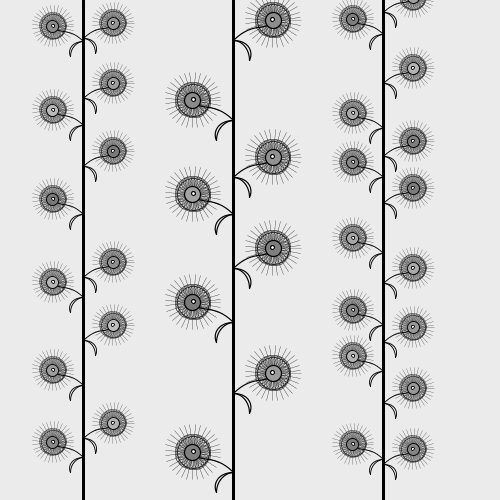
Frame 1 (no input)
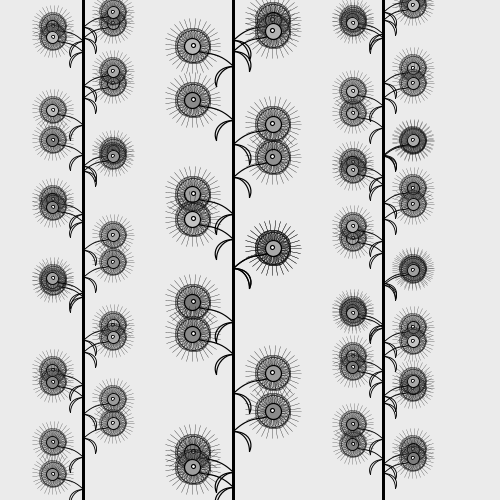
Frame 2 (the mouse pressed at the canvas centre, redrawn once)

The Processing sketch that drew these frames (run headless with seeded random() and noise(); the mouse was pressed at the canvas centre and the sketch redrawn once):

// Processing sketch: code_08_12
// ── code_08_12.pde
void setup(){
  size(500, 500);
  noLoop();
  background(235);
}

void draw(){
  arbol(233, 8, 40);
  arbol(83, 12, 30);
  arbol(383, 15, 30);
  //fruto(150, 250, 150, 1);
}



void fruto(int x, int y, int size, int dir) {
  pushMatrix();
    translate(x, y); // Mover a posicion 
    scale(size); // Escalar tamaño con size
    stroke(0); // Borde negro
    strokeWeight(0.02);
    noFill();
    ellipse(1.0*dir, -0.5, 0.8, 0.8); // Círculo externo fruto
    
    for(float i = 0; i < 6.30; i+=0.2){
      strokeWeight(0.008);
      fill(144, 20);
      ellipse(1.0*dir+cos(i)*0.3, -0.5+sin(i)*0.3, 0.3, 0.3);
      line(1.0*dir, -0.5, 1.0*dir+cos(i)*0.7, -0.5+sin(i)*0.7 );
    }
    
    noFill();
    strokeWeight(0.03);
    bezier(1.0*dir, -0.5, 0.8*dir, -0.2, 0.5*dir, -0.5, 0.0, 0.0); // Rama del fruto
    // Hoja
    bezier(0.4*dir, 0.5, 0.4*dir, 0.2, 0.2*dir, 0.0, 0.0, 0.0);
    bezier(0.4*dir, 0.5, 0.5*dir, 0.3, 0.4*dir, 0.0, 0.0, 0.0);
    
    fill(random(120, 200), 255);
    ellipse(1.0*dir, -0.5, 0.4, 0.4); // Fruto
    fill(255);
    ellipse(1.0*dir, -0.5, 0.1, 0.1); // Semilla
  popMatrix();
}

void arbol(int x, int numFrutos, int frutoSize ) {

  strokeWeight(3);
  line(x, 0, x, height);
  //noStroke();
  int rama = height / numFrutos;
  int direction = 1;
  for (int i = 0; i < numFrutos; i++) {
  int r = int(random(rama));
  fruto(x, rama*i + r, frutoSize, direction);
  direction = -direction;
  }
}
